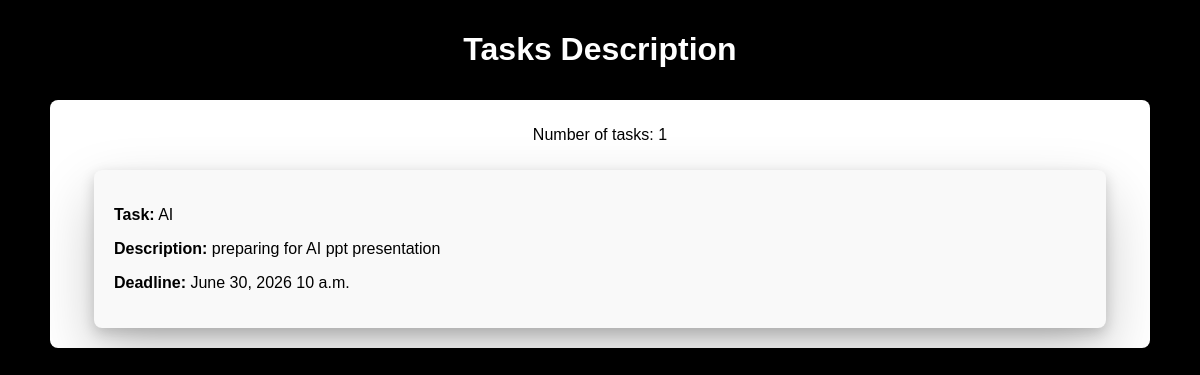
/EmployeeTask (signed in), run on the app's committed database.
### TaskApp/models.py (models this page shows, shortened)
class Task(models.Model):
    PRIORITY_CHOICES = [
        ('Low', 'Low'),
        ('Medium', 'Medium'),
        ('High', 'High'),
    ]
    CATEGORY_CHOICES = [
        ('Work', 'Work'),
        ('Personal', 'Personal'),
        ('Errands', 'Errands'),
    ]
    title = models.CharField(max_length=100)
    description = models.TextField()
    assigned_to = models.ForeignKey(Employee, on_delete=models.CASCADE)
    deadline_date = models.DateField()
    deadline_time = models.TimeField()
    email = models.EmailField()
    created_at = models.DateTimeField(default=timezone.now)
    priority = models.CharField(max_length=10, choices=PRIORITY_CHOICES, default='Medium')
    category = models.CharField(max_length=20, choices=CATEGORY_CHOICES, default='Work')

### TaskApp/views.py (the view)
# urls.py: path('EmployeeTask', views.EmployeeTask, name='EmployeeTask'),
def EmployeeTask(request):
    try:
        email = request.session.get("EmployeeEmail", None)
        username = request.session.get("EmployeeUsername", None)
        if email:
            tasks = Task.objects.filter(email=email)
        else:
            tasks = []
        return render(request, 'EmployeeTask.html', {'email': email, 'tasks': tasks, 'username': username})
    except Exception as e:
        error_message = "An error occurred while loading the employee tasks."
        return render(request, "error.html", {'error_message': error_message})

### TaskApp/templates/EmployeeTask.html (shortened to what this page needs)
<!DOCTYPE html>
<html lang="en">
<head>
</head>
<body>
    <h1>Tasks Description</h1>
    <div class="container">
        <div class="task-list">
            {% if tasks %}
                <p>Number of tasks: {{ tasks|length }}</p>
                {% for task in tasks %}
                    <div class="task-item">
                        <p style="color:black;"><strong>Task:</strong> {{ task.title }}</p>
                        <p style="color:black;"><strong>Description:</strong> {{ task.description }}</p>
                        <p style="color:black;"><strong>Deadline:</strong> {{ task.deadline_date }} {{ task.deadline_time }}</p>
                    </div>
                {% endfor %}
            {% else %}
                <p>No tasks found for this user.</p>
            {% endif %}
        </div>
    </div>
</body>
</html>

### TaskApp/templates/EmployeeTask.html (style rules this page uses)
body { font-family: Arial, sans-serif; background-color: #000000; margin: 0; padding: 0; }
.container { margin: 0 auto; padding: 10px; width: 90%; background-color: white; border-radius: 8px; box-shadow: 0 2px 4px rgba(0, 0, 0, 0.1); }
h1 { text-align: center; padding: 10px; color: #ffffff; }
.task-list { list-style-type: none; padding: 0; text-align: center; }
.task-item { margin: 10px; padding: 20px; width: 90%; text-align: left; background-color: #f9f9f9; border-radius: 8px; box-shadow: 0 2px 4px rgba(0, 0, 0, 0.1); box-shadow: 0 26px 58px 0 rgba(0, 0, 0, .22), 0 5px 14px 0 rgba(0, 0, 0, .18); display: inline-block; }

### data on the page
Task: title "AI", description "preparing for AI ppt presentation", deadline_date "June 30, 2026", deadline_time "10 a.m."

### other printed values
{{ tasks|length }} "1"
